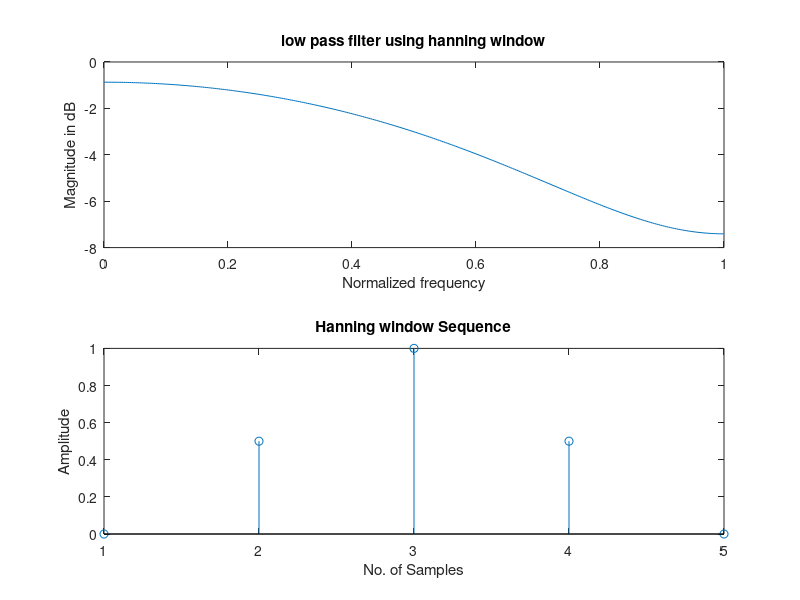

Write MATLAB code to recreate this figure.
clc;
clear all;
close all;
wc=0.5*pi;
N = input('Enter the value of N=');
alpha = (N-1)/2;
eps = 0.001;
n = 0:1:N-1;
hd = sin(wc*(n-alpha+eps))./(pi*(n-alpha+eps));
wr = hanning(N);
hn = hd.*wr';
w = 0:0.01:pi;
h = freqz(hn,1,w);
subplot(2,1,1);
plot(w/pi,10*log10(abs(h)));
title('low pass filter using hanning window');
xlabel('Normalized frequency');
ylabel('Magnitude in dB');
subplot(2,1,2);
stem(wr);
title('Hanning window Sequence');
xlabel('No. of Samples');
ylabel('Amplitude');
